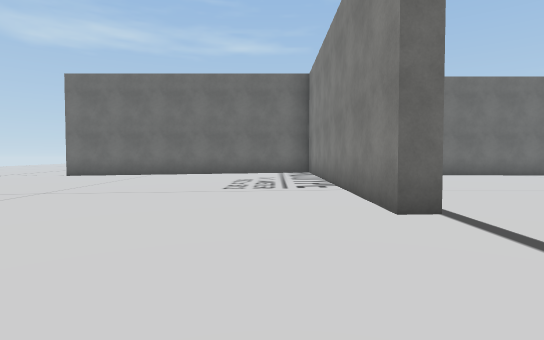
View 1 (above)

14 first-person views from a walk through a 3-D level made in the Unity game engine. The camera is 1.3 m above the floor, tilts 2° down and sees 80° across. The floor is counted in squares, 2 m on a side. Each view is taken from the middle of a square. On the plan, view 1 faces up. The plan holds only what a view shows up to about 10 squares ahead; the rest is blank. The place goes on beyond the plan. The player character is not drawn. Some surface patterns are stand-ins.

View 2
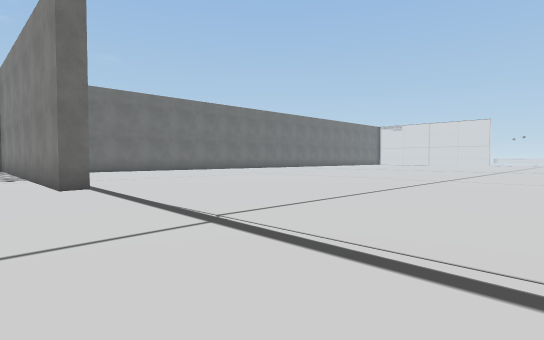

View 3
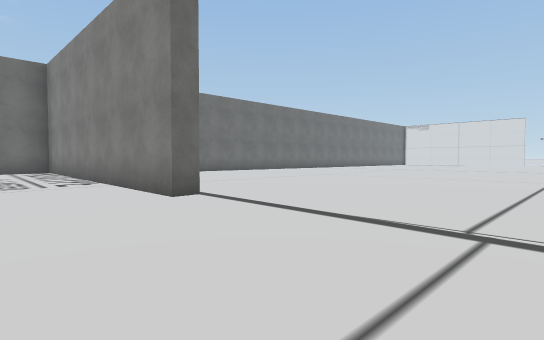

View 4
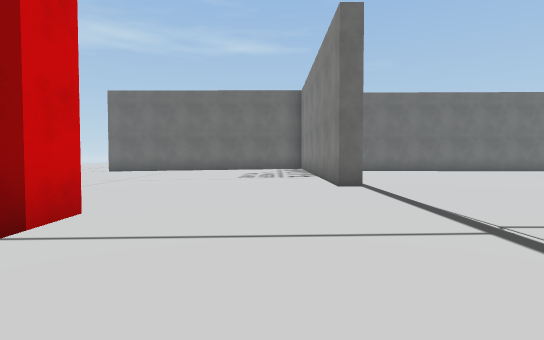

View 5
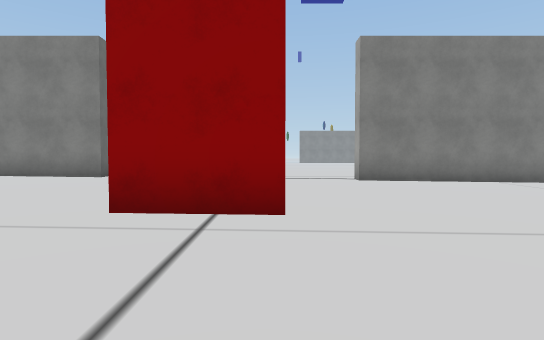

View 6
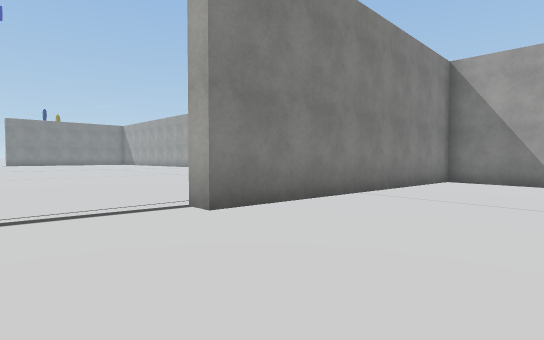

View 7
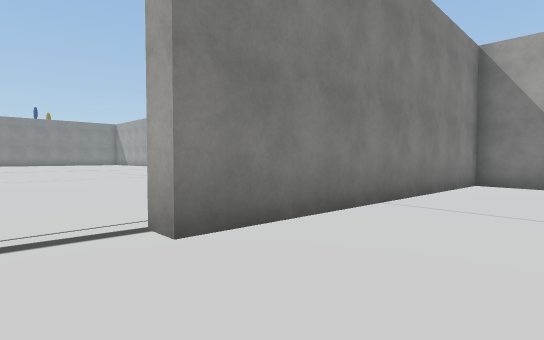

View 8
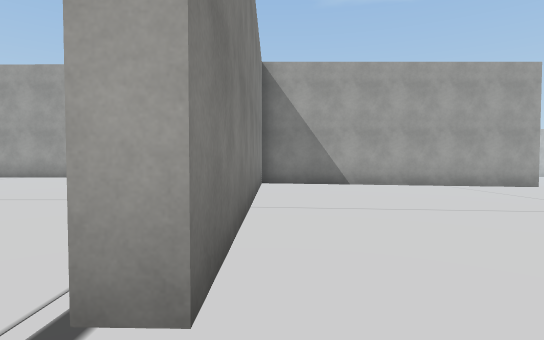

View 9
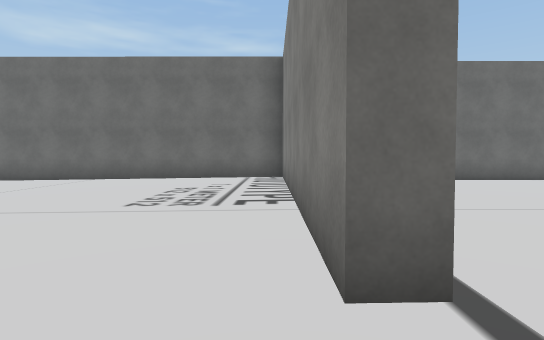

View 10
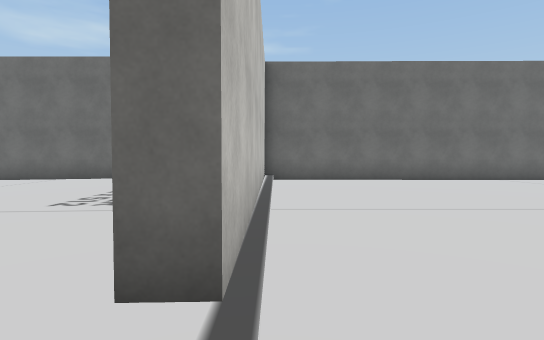

View 11
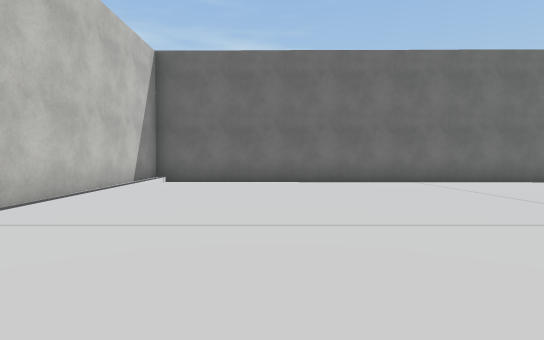

View 12
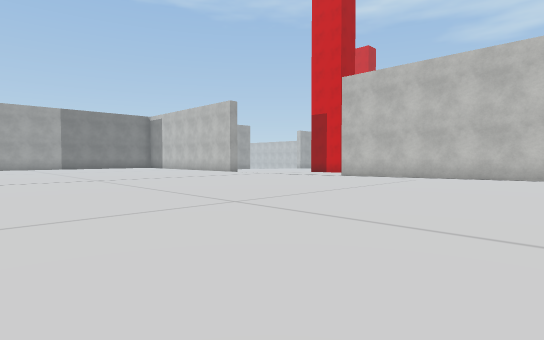

View 13
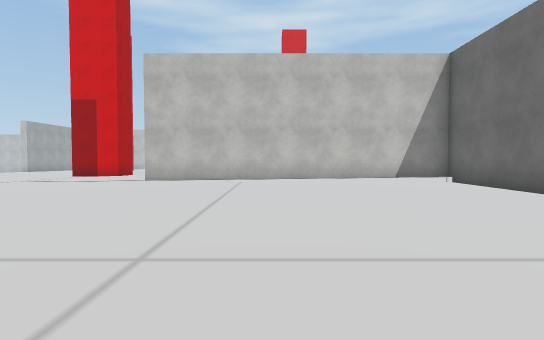

View 14
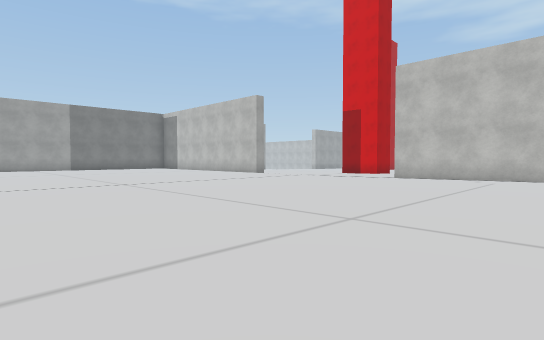

### Floor plan
Key: @ floor where view 1 was taken; # wall or solid block; . main floor; : floor 0.25 m higher than the main floor; - floor 0.25 m lower than the main floor; _ floor 0.5 m lower than the main floor; / step, stairs or slope.
Columns run from 7 left of view 1 to 12 right of it. Each row starts with its distance up from view 1.
 12 ####################
 11  .::::::#/..........
 10 ...:::::#/..........
  9 ....::::#/..........
  8 .....:::#/..........
  7  .....::#/..........
  6   .....:#/..........
  5   ......#...........
  4    .....#...........
  3    .................
  2    ................
  1   .................
  0  --.#..@...........
 -1 ----#...............
 -2  ----...............
 -3   ----..............
 -4    ----..#.........
 -5     ---..#........
 -6     ----.#.......
 -7     -----# ..
 -8    ------#  ..
 -9   -------#  ...
-10  __------#   ...
-11  ___-----#    ...
-12  ____----#     ..
-13       ####

Positions as (right, up) in squares from view 1, and headings:
1: (0, 0), facing up
2: (0, -3), facing up-right
3: (-1, -1), facing up-right
4: (0, -3), facing up
5: (-7, -1), facing right
6: (-2, -1), facing down-right
7: (-1, -2), facing down-right
8: (1, -2), facing down
9: (1, 2), facing up
10: (2, 2), facing up
11: (5, 3), facing up
12: (12, 10), facing down-left
13: (11, 7), facing left
14: (12, 8), facing down-left
